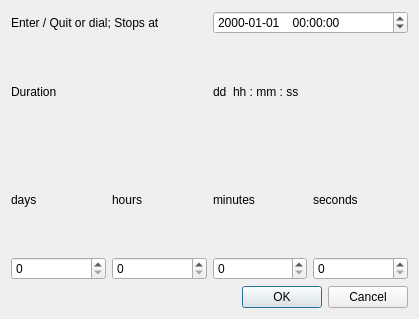
<?xml version="1.0" encoding="UTF-8"?>
<ui version="4.0">
 <class>stoptime_dialog</class>
 <widget class="QDialog" name="stoptime_dialog">
  <property name="geometry">
   <rect>
    <x>0</x>
    <y>0</y>
    <width>419</width>
    <height>319</height>
   </rect>
  </property>
  <property name="windowTitle">
   <string>Dialog</string>
  </property>
  <layout class="QVBoxLayout" name="verticalLayout">
   <item>
    <layout class="QHBoxLayout" name="horizontalLayout">
     <item>
      <widget class="QLabel" name="stoptime_label">
       <property name="text">
        <string>Enter / Quit or dial; Stops at</string>
       </property>
      </widget>
     </item>
     <item>
      <widget class="QDateTimeEdit" name="stoptime_dateTimeEdit">
       <property name="displayFormat">
        <string>yyyy-MM-dd    HH:mm:ss</string>
       </property>
       <property name="calendarPopup">
        <bool>false</bool>
       </property>
       <property name="timeSpec">
        <enum>Qt::UTC</enum>
       </property>
      </widget>
     </item>
    </layout>
   </item>
   <item>
    <layout class="QHBoxLayout" name="horizontalLayout_4">
     <item>
      <widget class="QLabel" name="label_5">
       <property name="text">
        <string>Duration</string>
       </property>
      </widget>
     </item>
     <item>
      <widget class="QLabel" name="duration_label">
       <property name="text">
        <string>dd  hh : mm : ss</string>
       </property>
      </widget>
     </item>
    </layout>
   </item>
   <item>
    <layout class="QHBoxLayout" name="horizontalLayout_3">
     <item>
      <widget class="QLabel" name="label_3">
       <property name="text">
        <string>days</string>
       </property>
      </widget>
     </item>
     <item>
      <widget class="QLabel" name="label_2">
       <property name="text">
        <string>hours</string>
       </property>
      </widget>
     </item>
     <item>
      <widget class="QLabel" name="label_4">
       <property name="text">
        <string>minutes</string>
       </property>
      </widget>
     </item>
     <item>
      <widget class="QLabel" name="label">
       <property name="text">
        <string>seconds</string>
       </property>
      </widget>
     </item>
    </layout>
   </item>
   <item>
    <layout class="QHBoxLayout" name="horizontalLayout_2">
     <item>
      <widget class="QSpinBox" name="day_spin">
       <property name="maximum">
        <number>999</number>
       </property>
      </widget>
     </item>
     <item>
      <widget class="QSpinBox" name="hour_spin">
       <property name="maximum">
        <number>23</number>
       </property>
      </widget>
     </item>
     <item>
      <widget class="QSpinBox" name="minute_spin">
       <property name="maximum">
        <number>59</number>
       </property>
      </widget>
     </item>
     <item>
      <widget class="QSpinBox" name="second_spin">
       <property name="prefix">
        <string notr="true"/>
       </property>
       <property name="maximum">
        <number>59</number>
       </property>
      </widget>
     </item>
    </layout>
   </item>
   <item>
    <widget class="QDialogButtonBox" name="buttonBox">
     <property name="orientation">
      <enum>Qt::Horizontal</enum>
     </property>
     <property name="standardButtons">
      <set>QDialogButtonBox::Cancel|QDialogButtonBox::Ok</set>
     </property>
    </widget>
   </item>
  </layout>
 </widget>
 <resources/>
 <connections>
  <connection>
   <sender>buttonBox</sender>
   <signal>accepted()</signal>
   <receiver>stoptime_dialog</receiver>
   <slot>accept()</slot>
   <hints>
    <hint type="sourcelabel">
     <x>248</x>
     <y>254</y>
    </hint>
    <hint type="destinationlabel">
     <x>157</x>
     <y>274</y>
    </hint>
   </hints>
  </connection>
  <connection>
   <sender>buttonBox</sender>
   <signal>rejected()</signal>
   <receiver>stoptime_dialog</receiver>
   <slot>reject()</slot>
   <hints>
    <hint type="sourcelabel">
     <x>316</x>
     <y>260</y>
    </hint>
    <hint type="destinationlabel">
     <x>286</x>
     <y>274</y>
    </hint>
   </hints>
  </connection>
 </connections>
</ui>
